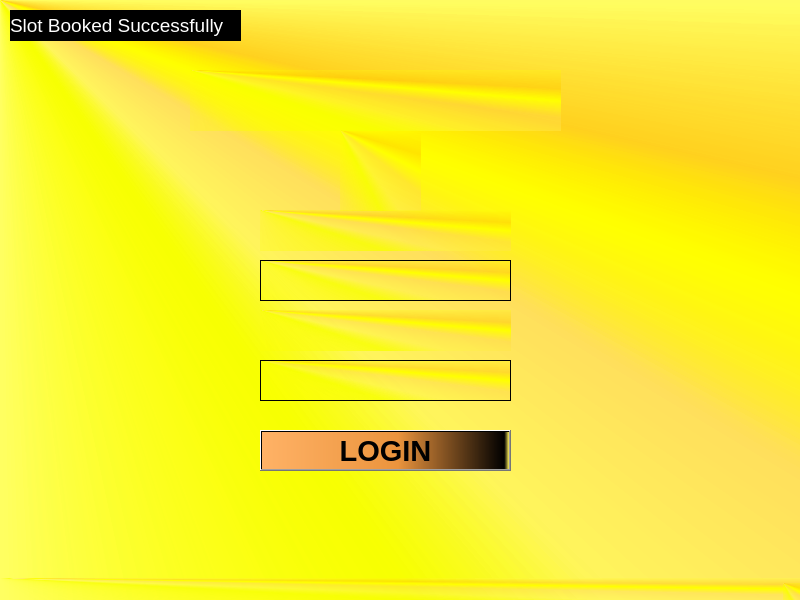
<?xml version="1.0" encoding="UTF-8"?>
<ui version="4.0">
 <class>MainWindow</class>
 <widget class="QMainWindow" name="MainWindow">
  <property name="geometry">
   <rect>
    <x>0</x>
    <y>0</y>
    <width>800</width>
    <height>600</height>
   </rect>
  </property>
  <property name="windowTitle">
   <string>MainWindow</string>
  </property>
  <property name="styleSheet">
   <string notr="true">background-color: qconicalgradient(cx:0, cy:0, angle:135, stop:0 rgba(255, 255, 0, 69), stop:0.375 rgba(255, 255, 0, 69), stop:0.423533 rgba(251, 255, 0, 145), stop:0.45 rgba(247, 255, 0, 208), stop:0.477581 rgba(255, 244, 71, 130), stop:0.518717 rgba(255, 218, 71, 130), stop:0.55 rgba(255, 255, 0, 255), stop:0.57754 rgba(255, 203, 0, 130), stop:0.625 rgba(255, 255, 0, 69), stop:1 rgba(255, 255, 0, 69));</string>
  </property>
  <widget class="QWidget" name="centralwidget">
   <widget class="QLabel" name="MainLabel">
    <property name="geometry">
     <rect>
      <x>10</x>
      <y>10</y>
      <width>231</width>
      <height>31</height>
     </rect>
    </property>
    <property name="font">
     <font>
      <pointsize>20</pointsize>
      <weight>75</weight>
      <bold>true</bold>
     </font>
    </property>
    <property name="styleSheet">
     <string notr="true">background-color: qlineargradient(spread:pad, x1:0, y1:0, x2:1, y2:0, stop:0 rgba(0, 0, 0, 255), stop:1 rgba(255, 255, 255, 255));
background-color: rgb(0, 0, 0);</string>
    </property>
    <property name="text">
     <string>&lt;html&gt;&lt;head/&gt;&lt;body&gt;&lt;p&gt;&lt;span style=&quot; font-size:14pt; font-weight:400; color:#ffffff;&quot;&gt;Slot Booked Successfully&lt;/span&gt;&lt;/p&gt;&lt;/body&gt;&lt;/html&gt;</string>
    </property>
   </widget>
   <widget class="QPushButton" name="loginbtn">
    <property name="geometry">
     <rect>
      <x>260</x>
      <y>430</y>
      <width>251</width>
      <height>41</height>
     </rect>
    </property>
    <property name="font">
     <font>
      <pointsize>22</pointsize>
      <weight>75</weight>
      <bold>true</bold>
     </font>
    </property>
    <property name="styleSheet">
     <string notr="true">background-color: qlineargradient(spread:pad, x1:0, y1:0, x2:1, y2:0, stop:0 rgba(255, 178, 102, 255), stop:0.55 rgba(235, 148, 61, 255), stop:0.98 rgba(0, 0, 0, 255), stop:1 rgba(0, 0, 0, 0));</string>
    </property>
    <property name="text">
     <string>LOGIN</string>
    </property>
   </widget>
   <widget class="QLabel" name="label">
    <property name="geometry">
     <rect>
      <x>340</x>
      <y>130</y>
      <width>81</width>
      <height>81</height>
     </rect>
    </property>
    <property name="styleSheet">
     <string notr="true">color: rgb(255, 0, 0);</string>
    </property>
    <property name="text">
     <string/>
    </property>
   </widget>
   <widget class="QLabel" name="label_2">
    <property name="geometry">
     <rect>
      <x>260</x>
      <y>210</y>
      <width>251</width>
      <height>41</height>
     </rect>
    </property>
    <property name="text">
     <string/>
    </property>
    <property name="pixmap">
     <pixmap>../../../Downloads/lg5.jpg</pixmap>
    </property>
   </widget>
   <widget class="QLabel" name="label_3">
    <property name="geometry">
     <rect>
      <x>260</x>
      <y>310</y>
      <width>251</width>
      <height>41</height>
     </rect>
    </property>
    <property name="text">
     <string/>
    </property>
    <property name="pixmap">
     <pixmap>../../../Downloads/lg6.jpg</pixmap>
    </property>
   </widget>
   <widget class="QLabel" name="label_4">
    <property name="geometry">
     <rect>
      <x>190</x>
      <y>70</y>
      <width>371</width>
      <height>61</height>
     </rect>
    </property>
    <property name="text">
     <string/>
    </property>
    <property name="pixmap">
     <pixmap>../../../Downloads/lg9 - Copy.jpg</pixmap>
    </property>
   </widget>
   <widget class="QTextEdit" name="passwordtext">
    <property name="geometry">
     <rect>
      <x>260</x>
      <y>360</y>
      <width>251</width>
      <height>41</height>
     </rect>
    </property>
   </widget>
   <widget class="QTextEdit" name="ulogintext">
    <property name="geometry">
     <rect>
      <x>260</x>
      <y>260</y>
      <width>251</width>
      <height>41</height>
     </rect>
    </property>
   </widget>
  </widget>
  <widget class="QMenuBar" name="menubar">
   <property name="geometry">
    <rect>
     <x>0</x>
     <y>0</y>
     <width>800</width>
     <height>26</height>
    </rect>
   </property>
  </widget>
  <widget class="QStatusBar" name="statusbar"/>
 </widget>
 <resources/>
 <connections/>
</ui>
